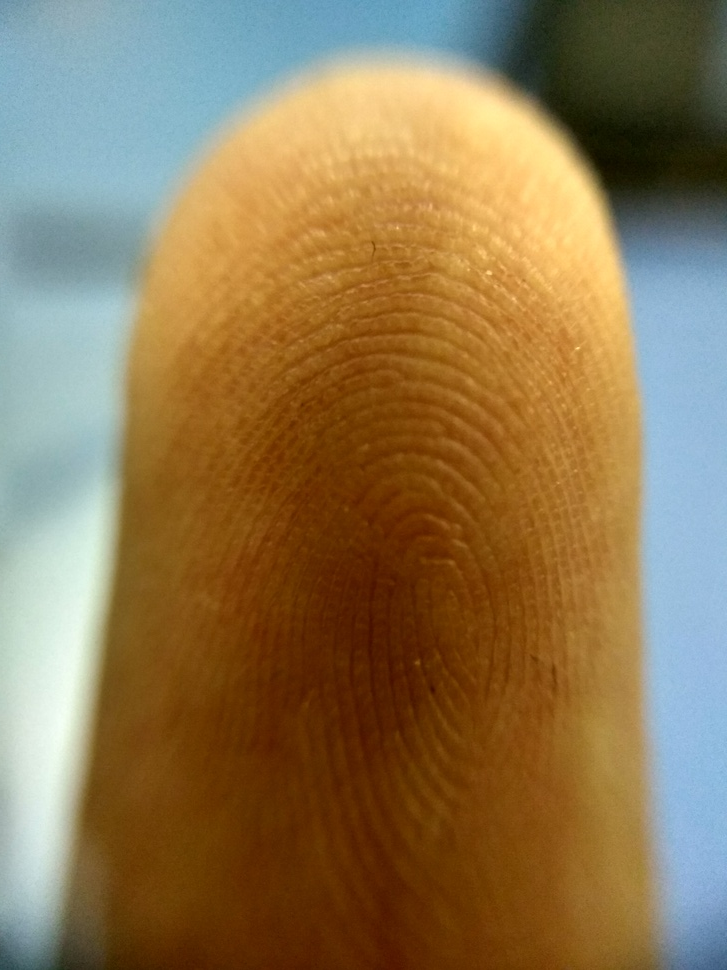
#> input picture imagens/img777.jpg, 727 x 970 px, shrunk from 3120 x 4160 before the run, found by its file name
$ python binarizacao_imagem.py   (older library calls are emulated)
#> lines starting #> are read from the running program, lines starting #| are printed output that depends on the picture
import cv2
from matplotlib import pyplot
import numpy


def obter_imagem():
    imagem = cv2.imread("imagens/img777.jpg", 0)
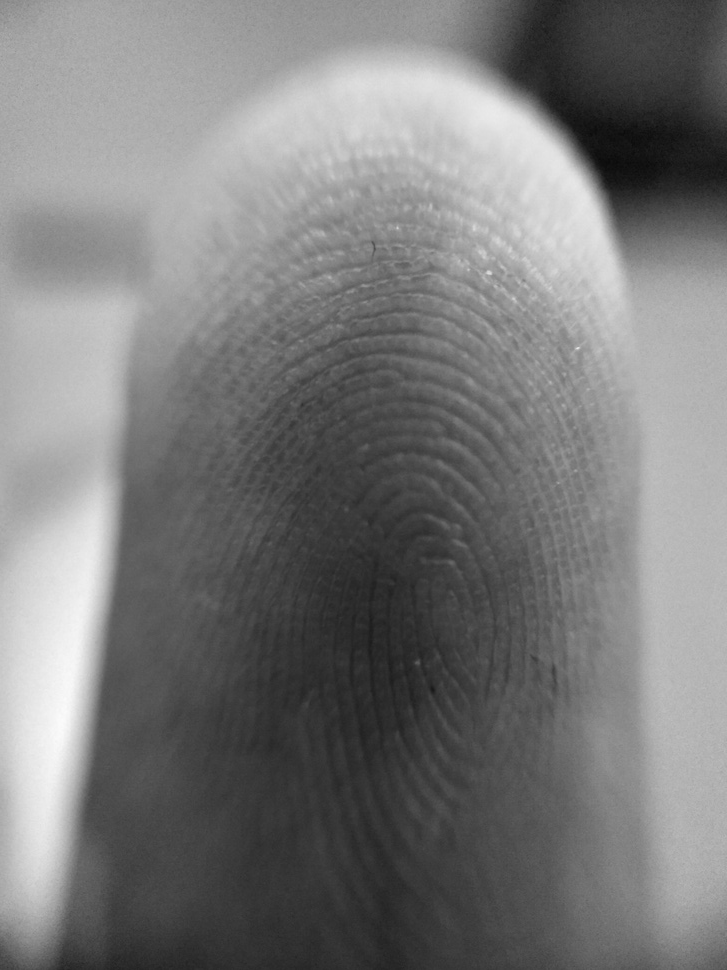
#> imagem: shape (970, 727); min 10, max 251, mean 122.3

    return imagem


# [4 lines left out: function exibir_imagem, not called in this run]


def salvar_imagem(imagem):
    cv2.imwrite("imagens/img-binarizada.jpg", imagem)


# [40 lines left out: functions binarizar_imagem, binarizar_imagem_adaptive_mean, binarizar_imagem_adaptive_gaussian, aplicar_filtro_median_blur, aplicar_filtro_gaussian_blur, aplicar_scharr_x and 1 more, not called in this run]


def aplicar_scharr_x_y(imagem):
    imagem_com_scharr_x = cv2.Scharr(imagem, cv2.CV_64F, 1, 0)
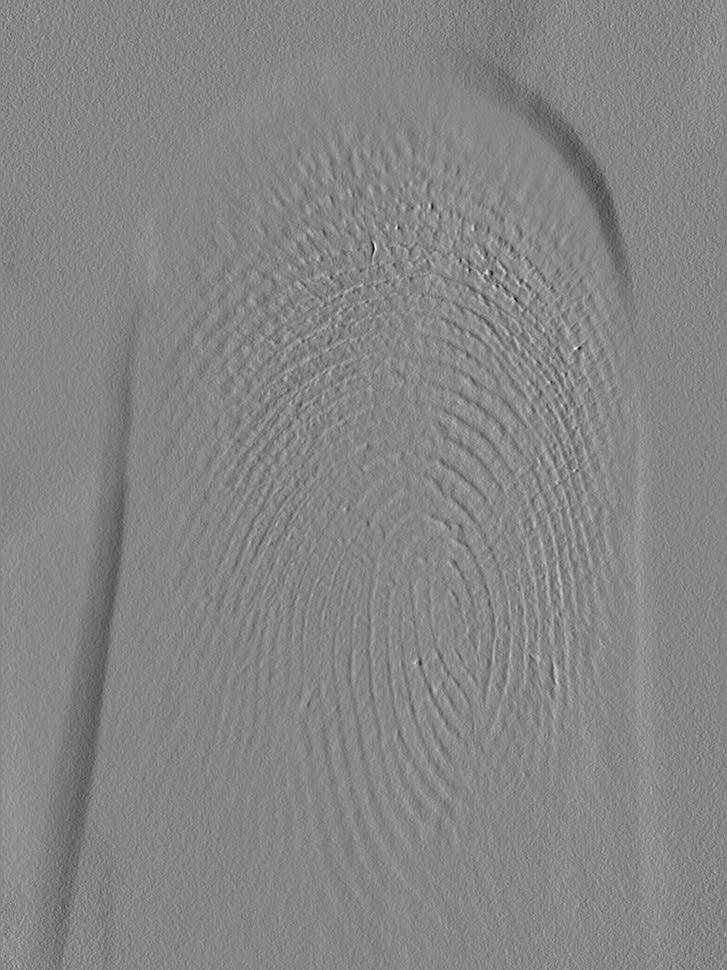
#> imagem_com_scharr_x: shape (970, 727) float64; min -810, max 730, mean -1.2; drawn with min black and max white
    imagem_com_scharr_y = cv2.Scharr(imagem, cv2.CV_64F, 0, 1)
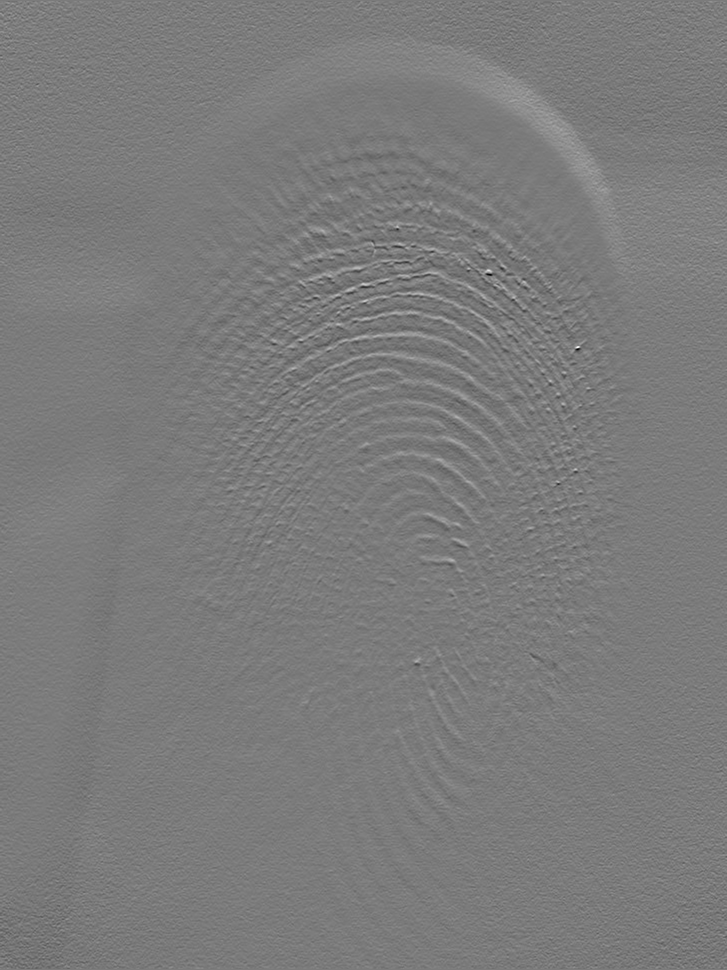
#> imagem_com_scharr_y: shape (970, 727) float64; min -982, max 1038, mean -2; drawn with min black and max white

    return imagem_com_scharr_x + imagem_com_scharr_y


# [38 lines left out: functions aplicar_sobel_x, aplicar_sobel_y, aplicar_laplacian, aplicar_canny, aplicar_auto_canny, aplicar_sobel_x_y, not called in this run]

def main():
    # [7 lines of commented-out code are left out]
    salvar_imagem(aplicar_scharr_x_y(obter_imagem()))
#> in salvar_imagem, `cv2.imwrite("imagens/img-binarizada.jpg", imagem)`:
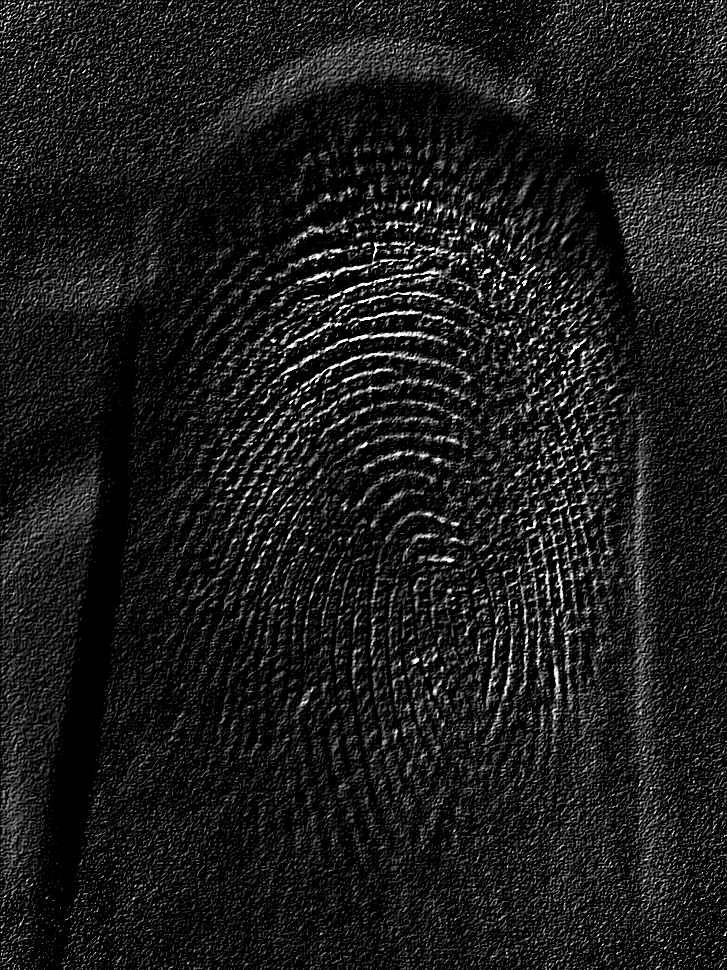
#> saved as img-binarizada.jpg: shape (970, 727); min 0, max 255, mean 27
    # [12 lines of commented-out code are left out]


if __name__ == '__main__':
    main()
